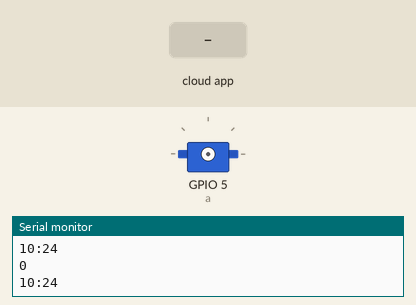
Recording of a sketch running on a simulated ESP8266 (NodeMCU). Parts: servo, the last lines printed to the serial monitor. Inputs (shaded band) come from the test bench. WiFi joins after 1.5 s; servers stay silent unless stated; network time is answered at once with the bench clock; the local clock reads 2024-03-15 10:24:30 at power-on unless the sketch sets it; the Firebase database answers and starts empty.

Above: at 3.0 s.
3.1 s: the phone or cloud app sets m to 1
5.5 s: the phone or cloud app sets n to 1
At 14.0 s:
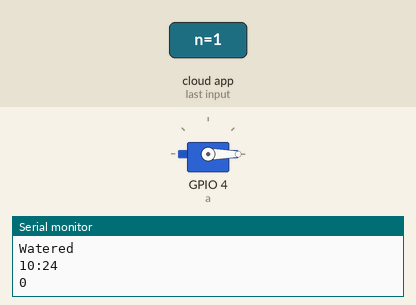
Timing chart, 0 to 14.5 s (numbered marks = the images above; inputs shaded):
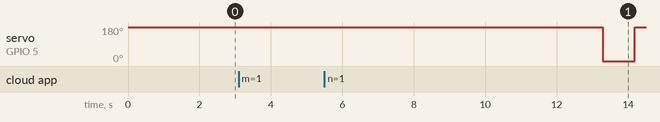

Measured:
- after the input at 5.5 s, servo on GPIO 5 (a): 180° → 0° after 7.8 s, → 180° 0.90 s later

The sketch:

Pawfud.ino
```cpp
#include <ESP8266WiFi.h>
#include <Firebase_ESP_Client.h>
#include <Servo.h>
#include <NTPClient.h>
#include <WiFiUdp.h>
#include <string.h>

#include "addons/TokenHelper.h"
#include "addons/RTDBHelper.h"

#define WIFI_SSID "Its Bees"
#define WIFI_PASSWORD "itsbeesworld"
#define API_KEY "AIzaSyB4jigM_XgDYBtpPTItja0lTIq3eN-orew"
#define DATABASE_URL "https://pawfud-84419-default-rtdb.firebaseio.com/"


FirebaseData fbdo;
FirebaseAuth auth;
FirebaseConfig config;

int feed,water,cnt;
bool autom;
String timeinp;
char realtime[10],giventime[10];

Servo a,b;
WiFiUDP ntpUDP;
NTPClient timeClient(ntpUDP, "pool.ntp.org");

void setup(){
  Serial.begin(9600);
  WiFi.begin(WIFI_SSID, WIFI_PASSWORD);
  while (WiFi.status() != WL_CONNECTED){
    delay(300);
  }

  Serial.print("Connected with IP: ");
  Serial.println(WiFi.localIP());


  config.api_key = API_KEY;
  config.database_url = DATABASE_URL;

  Firebase.signUp(&config, &auth, "", "");
  config.token_status_callback = tokenStatusCallback;
  Firebase.begin(&config, &auth);
  Firebase.reconnectWiFi(true);

  Firebase.RTDB.setInt(&fbdo, "m", 0);
  Firebase.RTDB.setInt(&fbdo, "n", 0);

  timeClient.begin();
  timeClient.setTimeOffset(19800);
}

void loop(){
  timeClient.update();
  String formattedTime = timeClient.getFormattedTime();
  for(int i=0; i<5;i++)
  {
    realtime[i]=formattedTime[i];
  }
  Serial.println(realtime);

  Firebase.RTDB.getInt(&fbdo, "/m");
  feed = fbdo.intData();
  Firebase.RTDB.getInt(&fbdo, "/n");
  water = fbdo.intData();

  Firebase.RTDB.get(&fbdo, "/time");
  timeinp = fbdo.stringData();
  for(int i=0; i<5;i++)
  {
    giventime[i]=timeinp[i];
  }
  Serial.println(giventime);
  Firebase.RTDB.get(&fbdo, "/automation");
  autom = fbdo.boolData();

  Firebase.RTDB.getInt(&fbdo, "/cnt");
  cnt = fbdo.intData();

  if(autom == true && strcmp(realtime,giventime)==0)
  {
      Serial.println("Fed");
      a.attach(5);
      a.write(180);
      delay(2000);
      a.detach();
      Firebase.RTDB.setInt(&fbdo, "m", 0);
      Firebase.RTDB.setInt(&fbdo, "cnt", cnt-1);
  }

    if(feed==1)
    {
      Serial.println("Fed");
      a.attach(5);
      a.write(180);
      delay(600);
      a.detach();
      Firebase.RTDB.setInt(&fbdo, "m", 0);
      Firebase.RTDB.setInt(&fbdo, "cnt", cnt-1);
    }
    if(water==1)
    {
      Serial.println("Watered");
      a.attach(4);
      a.write(180);
      delay(5000);
      a.write(0);
      Firebase.RTDB.setInt(&fbdo, "n", 0);
    }
}
```
